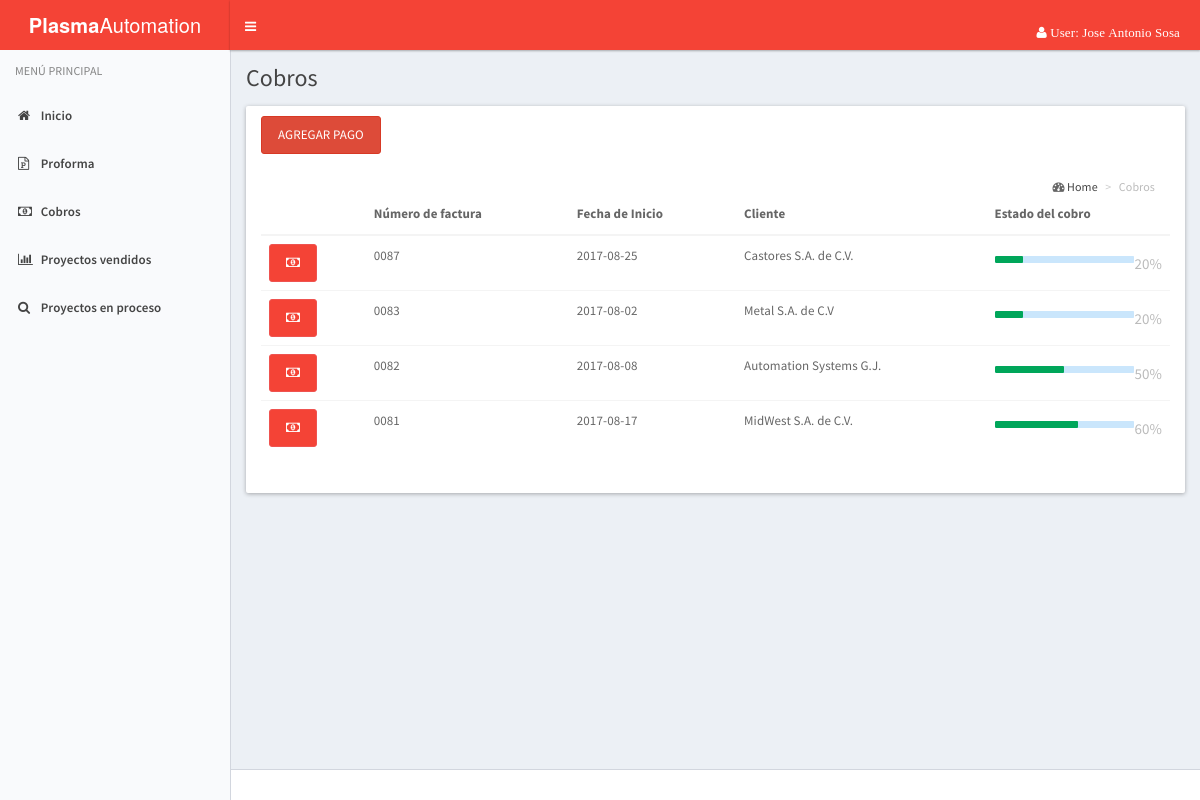
The page /cobranza/index_cobro.php (signed in) on the database its author committed.
### tables this page shows
CREATE TABLE IF NOT EXISTS `proforma` (
  `id_proforma` int(11) NOT NULL,
  `no_factura` int(4) NOT NULL,
  `fecha_inicio` date NOT NULL,
  `id_cliente` int(4) NOT NULL,
  `id_vendedor` int(4) NOT NULL,
  `fecha_entrega` date NOT NULL,
  `id_proyecto` int(4) NOT NULL,
  `descripcion` text NOT NULL,
  `estatus` int(11) NOT NULL
);

CREATE TABLE IF NOT EXISTS `cliente` (
  `No_Cliente` int(10) NOT NULL,
  `nu_cliente` int(11) NOT NULL,
  `nombre` varchar(25) NOT NULL,
  `domicilio` varchar(70) NOT NULL,
  `id_estado` int(2) NOT NULL,
  `id_municipio` varchar(25) NOT NULL,
  `rfc` varchar(15) NOT NULL,
  `correo` varchar(30) NOT NULL,
  `telefono` int(15) NOT NULL,
  `c_p` int(8) NOT NULL
);

CREATE TABLE IF NOT EXISTS `cobro` (
  `id_cobro` int(11) NOT NULL,
  `porcentaje` int(3) NOT NULL,
  `id_proforma` int(11) NOT NULL,
  `estatus` int(11) NOT NULL
);

### cobranza/index_cobro.php (the view, shortened to what this page needs)
<!DOCTYPE html>
<html lang="es">
  <head>
    <link rel="stylesheet" href="../assets/bootstrap/css/bootstrap.css">
    <link rel="stylesheet" href="../assets/css/font-awesome.min.css">
    <link rel="stylesheet" href="../assets/css/ionicons.min.css">
    <link rel="stylesheet" href="../assets/dist/css/AdminLTE.css">
    <link rel="stylesheet" href="../assets/dist/css/skins/_all-skins.css">
    <link rel="stylesheet" href="assets/plugins/select2/select2.min.css">
    <link href="assets/plugins/pnotify/css/pnotify.custom.min.css" rel="stylesheet">
  </head>
  <body class="hold-transition skin-blue-light sidebar-mini">
    <div class="wrapper">
      <?php
        include('header.php');
      ?>
      <?php
        include('menu.php');
      ?>
      <div class="content-wrapper" id="content">
        <section class="content-header">
          <h1>
            Cobros
          </h1>
        </section>
        <section class="content">
      <div class="col-lg-12">
         <div class="row">
          <div class="panel">
            <div class="panel-heading">
            <button class="btn btn-danger" data-toggle="modal" data-target="#miventana">Agregar Pago</button>
              <section class="content-header">
                <ol class="breadcrumb">
                   <i class="fa fa-dashboard"></i>
                    <li><a href="">Home</a></li>
                    <li class="active">Cobros
                   </li>
                </ol>
              </section>
            </div>
            <div class="panel-body">
              <table class="table">
                <thead>
                  <tr>
                    <th></th>
                    <th>Número de factura</th>
                    <th>Fecha de Inicio</th>
                    <th>Cliente</th>
                    <th>Estado del cobro</th>
                  </tr>
                </thead>
                <tbody>
                <?php
                  $sql = "SELECT p.id_proforma, p.no_factura as no_factura, p.fecha_inicio as fecha_inicio, c.No_Cliente, c.nombre as nombre, co.id_cobro, co.porcentaje as porcentaje from proforma p inner join cliente c on c.No_Cliente = p.id_cliente inner join cobro co on co.id_proforma = p.id_proforma  ORDER BY no_factura DESC";
                  $resultado = mysql_query($sql, $conexion);
                  while ($proforma = mysql_fetch_assoc($resultado)) {
                    echo "<tr>";
                     echo "<td><a href='cobros.php?pago_proyecto_id=".$proforma['id_cobro']."' class='btn btn-rounded btn-primary ver-proyecto' title='Realizar Pago' ><i class='fa fa-money'></i></a></td>";
                    echo "<td>00".$proforma['no_factura']."</td>";
                    echo "<td>".$proforma['fecha_inicio']."</td>";
                    echo "<td>".$proforma['nombre']."</td>";
                    echo "
                    <td><h5><small class='pull-right'>".$proforma['porcentaje'].'%'."</small></h5><div class='progress xs'><div class='progress-bar progress-bar-green' style='width:".$proforma['porcentaje'].'%'."'' role='progress-bar' aria-valuenow='20' aria-valuemin='0' aria-valuemax='100'></div></div></td>";
                  }
                ?>
                </tbody>
              </table>
            </div>
          </div>
        </div>
      </div>
    </section>
  </div>
      <footer class="main-footer">
      </footer>
    </div>
  </body>
</html>

### rows shown on the page
proforma: no_factura "87", fecha_inicio "2017-08-25", id_cliente.nombre "Castores S.A. de C.V.", cobro.porcentaje "20"
proforma: no_factura "83", fecha_inicio "2017-08-02", id_cliente.nombre "Metal S.A. de C.V", cobro.porcentaje "20"
proforma: no_factura "82", fecha_inicio "2017-08-08", id_cliente.nombre "Automation Systems G.J.", cobro.porcentaje "50"
proforma: no_factura "81", fecha_inicio "2017-08-17", id_cliente.nombre "MidWest S.A. de C.V.", cobro.porcentaje "60"

### other values the page prints
$_SESSION['usuario']['nombre'] "Jose Antonio Sosa"
